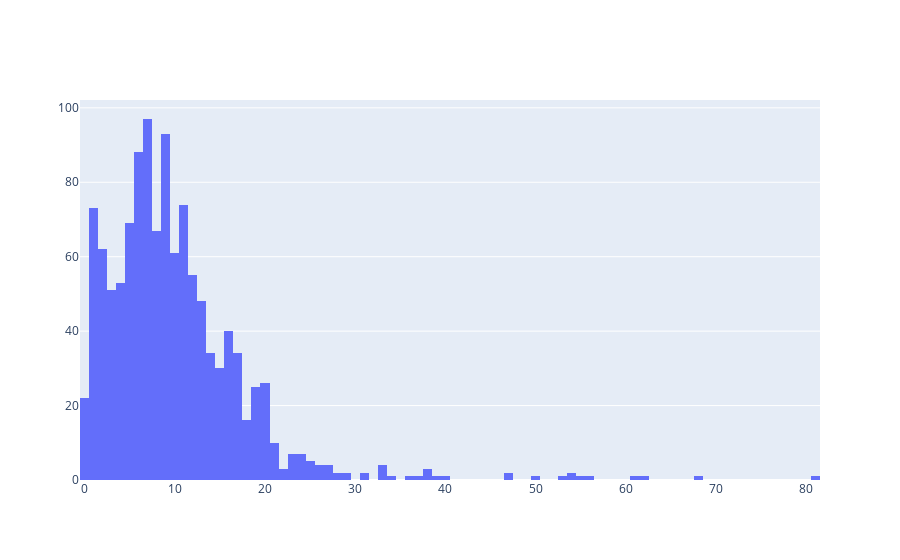

The notebook cell this image was saved under:
### Code cell
import plotly.offline as py

trace = go.Histogram(
    x=batch['7D']
)

py.iplot([trace], filename='normality-histogram')

### Figure 1 — Plotly figure (JSON) as saved in the notebook; plotly's stock layout.template omitted (floating-point values rounded to 4 significant figures; data arrays with more than 128 entries replaced by an {"elided": "..."} marker saying what was removed)
{"data": [{"type": "histogram", "x": {"elided": "1188 int values"}}], "layout": {}}
